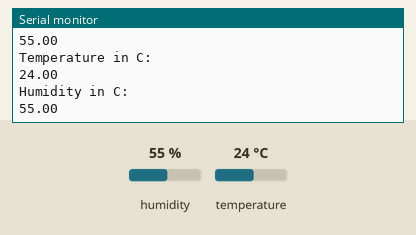
Recording of a sketch running on a simulated Arduino Uno, built with avr-gcc and run on an emulated ATmega328P. Shown: the last lines printed to the serial monitor. The inputs (shaded band) are chosen by the test bench; at power-on: humidity 55 %, temperature 24 °C.

Above: at 2.8 s.
2.9 s: humidity set to 22 %
At 4.8 s:
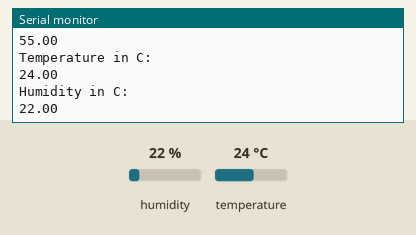
5.6 s: temperature set to 12 °C
At 6.8 s:
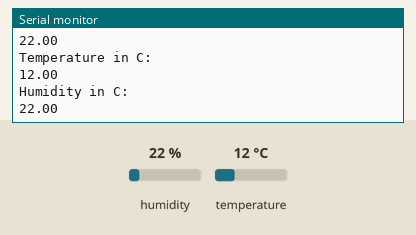
8.3 s: humidity set to 40 %
At 10.7 s:
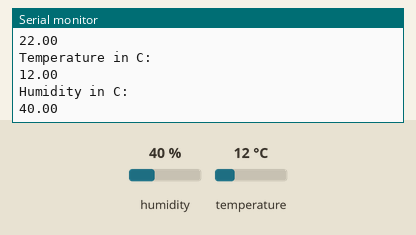
Timing chart, 0 to 12.2 s (numbered marks = the images above; inputs shaded):
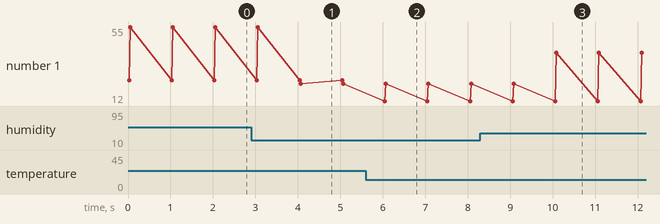

The sketch:

temp.ino
```cpp
// TECHATRONIC.COM
 // DHT11 LIBRARY
 // https://github.com/adafruit/DHT-sensor-library
 #include "DHT.h"
 DHT dht2(2,DHT22);
 void setup()
 {
  dht2.begin();
  Serial.begin(9600);
 }
 void loop()
 {

  float temp=dht2.readTemperature();
  float humidity=dht2.readHumidity();
   Serial.println("Temperature in C:");
   Serial.println(temp);
   Serial.println("Humidity in C:");
   Serial.println(humidity);
   delay(1000);
 }
```

Measured:
- after the input at 2.9 s, the serial monitor: prints a new line after 1.2 s (image 1)
- after the input at 5.6 s, the serial monitor: prints a new line after 0.45 s (image 2)
- after the input at 8.3 s, the serial monitor: prints a new line after 1.8 s (image 3)
- plotted number 1: 55 → 22 after the input at 2.9 s, 22 → 40 after the input at 8.3 s
